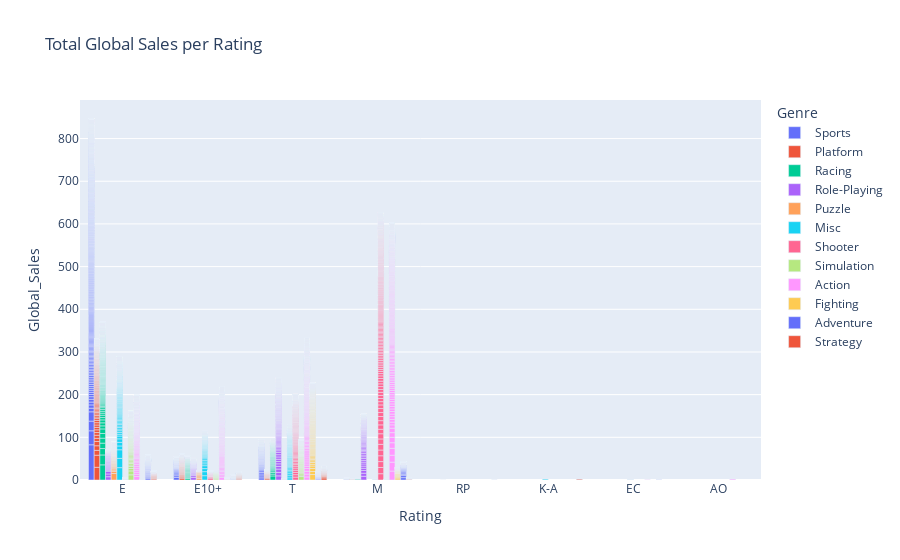

Here is the notebook cell this chart was saved with:
### Code cell
"""""
Grafico che visualizza le Vendite globali in relazione al Rating,
con colorazione specifica sul Genere per visualizzare meglio il
grafico
"""""

fig = px.bar(
    df,
    x="Rating",          # categorical variable
    y="Global_Sales",   # numerical variable
    title="Total Global Sales per Rating",
    color="Genre",
    barmode="group"
)
fig.show()

### Figure 1 — Plotly figure (JSON) as saved in the notebook; plotly's stock layout.template omitted (floating-point values rounded to 4 significant figures; data arrays with more than 128 entries replaced by an {"elided": "..."} marker saying what was removed)
{"data": [{"alignmentgroup": "True", "hovertemplate": "Genre=Sports<br>Rating=%{x}<br>Global_Sales=%{y}<extra></extra>", "legendgroup": "Sports", "marker": {"color": "#636efa", "pattern": {"shape": ""}}, "name": "Sports", "offsetgroup": "Sports", "orientation": "v", "showlegend": true, "textposition": "auto", "type": "bar", "x": {"elided": "2348 str values"}, "xaxis": "x", "y": {"elided": "2348 float values"}, "yaxis": "y"}, {"alignmentgroup": "True", "hovertemplate": "Genre=Platform<br>Rating=%{x}<br>Global_Sales=%{y}<extra></extra>", "legendgroup": "Platform", "marker": {"color": "#EF553B", "pattern": {"shape": ""}}, "name": "Platform", "offsetgroup": "Platform", "orientation": "v", "showlegend": true, "textposition": "auto", "type": "bar", "x": {"elided": "888 str values"}, "xaxis": "x", "y": {"elided": "888 float values"}, "yaxis": "y"}, {"alignmentgroup": "True", "hovertemplate": "Genre=Racing<br>Rating=%{x}<br>Global_Sales=%{y}<extra></extra>", "legendgroup": "Racing", "marker": {"color": "#00cc96", "pattern": {"shape": ""}}, "name": "Racing", "offsetgroup": "Racing", "orientation": "v", "showlegend": true, "textposition": "auto", "type": "bar", "x": {"elided": "1249 str values"}, "xaxis": "x", "y": {"elided": "1249 float values"}, "yaxis": "y"}, {"alignmentgroup": "True", "hovertemplate": "Genre=Role-Playing<br>Rating=%{x}<br>Global_Sales=%{y}<extra></extra>", "legendgroup": "Role-Playing", "marker": {"color": "#ab63fa", "pattern": {"shape": ""}}, "name": "Role-Playing", "offsetgroup": "Role-Playing", "orientation": "v", "showlegend": true, "textposition": "auto", "type": "bar", "x": {"elided": "1500 str values"}, "xaxis": "x", "y": {"elided": "1500 float values"}, "yaxis": "y"}, {"alignmentgroup": "True", "hovertemplate": "Genre=Puzzle<br>Rating=%{x}<br>Global_Sales=%{y}<extra></extra>", "legendgroup": "Puzzle", "marker": {"color": "#FFA15A", "pattern": {"shape": ""}}, "name": "Puzzle", "offsetgroup": "Puzzle", "orientation": "v", "showlegend": true, "textposition": "auto", "type": "bar", "x": {"elided": "580 str values"}, "xaxis": "x", "y": {"elided": "580 float values"}, "yaxis": "y"}, {"alignmentgroup": "True", "hovertemplate": "Genre=Misc<br>Rating=%{x}<br>Global_Sales=%{y}<extra></extra>", "legendgroup": "Misc", "marker": {"color": "#19d3f3", "pattern": {"shape": ""}}, "name": "Misc", "offsetgroup": "Misc", "orientation": "v", "showlegend": true, "textposition": "auto", "type": "bar", "x": {"elided": "1750 str values"}, "xaxis": "x", "y": {"elided": "1750 float values"}, "yaxis": "y"}, {"alignmentgroup": "True", "hovertemplate": "Genre=Shooter<br>Rating=%{x}<br>Global_Sales=%{y}<extra></extra>", "legendgroup": "Shooter", "marker": {"color": "#FF6692", "pattern": {"shape": ""}}, "name": "Shooter", "offsetgroup": "Shooter", "orientation": "v", "showlegend": true, "textposition": "auto", "type": "bar", "x": {"elided": "1323 str values"}, "xaxis": "x", "y": {"elided": "1323 float values"}, "yaxis": "y"}, {"alignmentgroup": "True", "hovertemplate": "Genre=Simulation<br>Rating=%{x}<br>Global_Sales=%{y}<extra></extra>", "legendgroup": "Simulation", "marker": {"color": "#B6E880", "pattern": {"shape": ""}}, "name": "Simulation", "offsetgroup": "Simulation", "orientation": "v", "showlegend": true, "textposition": "auto", "type": "bar", "x": {"elided": "874 str values"}, "xaxis": "x", "y": {"elided": "874 float values"}, "yaxis": "y"}, {"alignmentgroup": "True", "hovertemplate": "Genre=Action<br>Rating=%{x}<br>Global_Sales=%{y}<extra></extra>", "legendgroup": "Action", "marker": {"color": "#FF97FF", "pattern": {"shape": ""}}, "name": "Action", "offsetgroup": "Action", "orientation": "v", "showlegend": true, "textposition": "auto", "type": "bar", "x": {"elided": "3370 str values"}, "xaxis": "x", "y": {"elided": "3370 float values"}, "yaxis": "y"}, {"alignmentgroup": "True", "hovertemplate": "Genre=Fighting<br>Rating=%{x}<br>Global_Sales=%{y}<extra></extra>", "legendgroup": "Fighting", "marker": {"color": "#FECB52", "pattern": {"shape": ""}}, "name": "Fighting", "offsetgroup": "Fighting", "orientation": "v", "showlegend": true, "textposition": "auto", "type": "bar", "x": {"elided": "849 str values"}, "xaxis": "x", "y": {"elided": "849 float values"}, "yaxis": "y"}, {"alignmentgroup": "True", "hovertemplate": "Genre=Adventure<br>Rating=%{x}<br>Global_Sales=%{y}<extra></extra>", "legendgroup": "Adventure", "marker": {"color": "#636efa", "pattern": {"shape": ""}}, "name": "Adventure", "offsetgroup": "Adventure", "orientation": "v", "showlegend": true, "textposition": "auto", "type": "bar", "x": {"elided": "1303 str values"}, "xaxis": "x", "y": {"elided": "1303 float values"}, "yaxis": "y"}, {"alignmentgroup": "True", "hovertemplate": "Genre=Strategy<br>Rating=%{x}<br>Global_Sales=%{y}<extra></extra>", "legendgroup": "Strategy", "marker": {"color": "#EF553B", "pattern": {"shape": ""}}, "name": "Strategy", "offsetgroup": "Strategy", "orientation": "v", "showlegend": true, "textposition": "auto", "type": "bar", "x": {"elided": "683 str values"}, "xaxis": "x", "y": {"elided": "683 float values"}, "yaxis": "y"}], "layout": {"barmode": "group", "legend": {"title": {"text": "Genre"}, "tracegroupgap": 0}, "title": {"text": "Total Global Sales per Rating"}, "xaxis": {"anchor": "y", "domain": [0, 1], "title": {"text": "Rating"}}, "yaxis": {"anchor": "x", "domain": [0, 1], "title": {"text": "Global_Sales"}}}}
